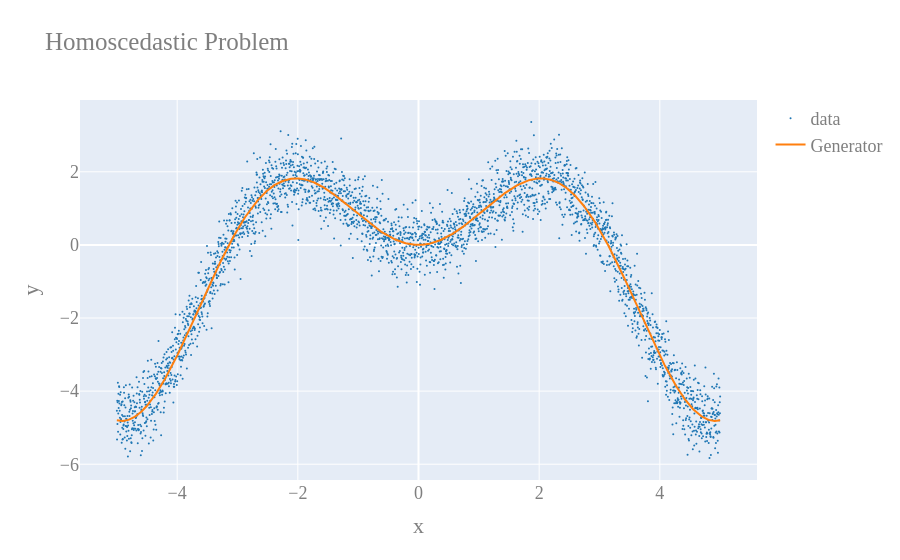

Here is the notebook cell this chart was saved with:
### Markdown cell above
Let's visualize the dataset and its generating function.

### Code cell
plot_regression(
    X_test,
    y_test,
    y_mesh,
    name_mesh="Generator",
    title="Homoscedastic Problem",
)

### Figure 1 — Plotly figure (JSON) as saved in the notebook; plotly's stock layout.template omitted (floating-point values rounded to 4 significant figures; data arrays with more than 128 entries replaced by an {"elided": "..."} marker saying what was removed)
{"data": [{"marker": {"color": "#1f77b4", "size": 2}, "mode": "markers", "name": "data", "type": "scatter", "x": {"elided": "3000 float values"}, "y": {"elided": "3000 float values"}}, {"line": {"color": "#ff7f0e", "dash": "solid"}, "mode": "lines", "name": "Generator", "type": "scatter", "x": {"elided": "3000 float values"}, "y": {"elided": "3000 float values"}}], "layout": {"font": {"color": "#7f7f7f", "family": "Computer Modern", "size": 18}, "hovermode": "x", "title": {"text": "Homoscedastic Problem"}, "xaxis": {"title": {"text": "x"}}, "yaxis": {"title": {"text": "y"}}}}
